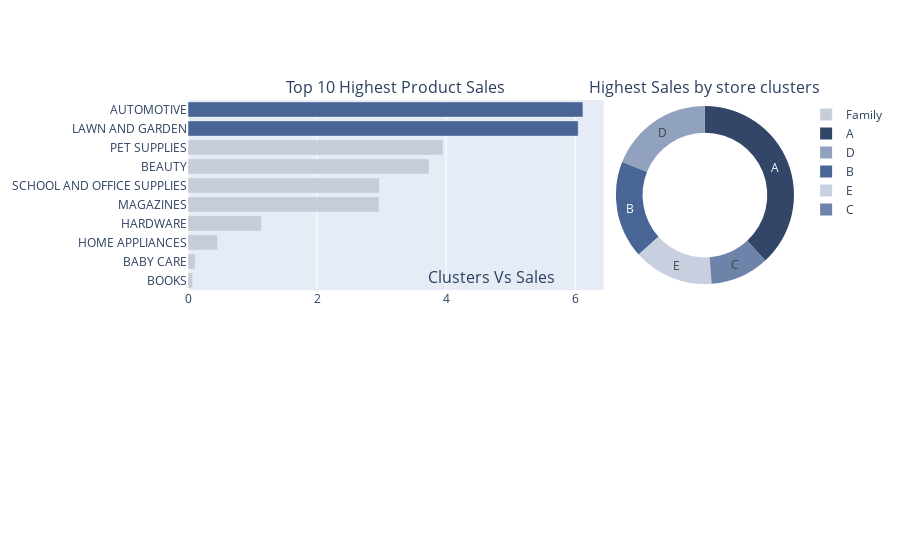

Here is the notebook cell this chart was saved with:
### Code cell
# chart color
data_fa_sa['color'] = '#496595'
data_fa_sa['color'][:-2] = '#c6ccd8'
data_cl_sa['color'] = '#c6ccd8'

fig = make_subplots(rows=2, cols=2, 
                    specs=[[{"type": "bar"}, {"type": "pie"}],
                           [{"colspan": 2}, None]],
                    column_widths=[0.7, 0.3], vertical_spacing=0, horizontal_spacing=0.02,
                    subplot_titles=("Top 10 Highest Product Sales", "Highest Sales by store clusters", "Clusters Vs Sales"))


fig.add_trace(go.Bar(x=data_fa_sa['sales'], y=data_fa_sa['family'], marker=dict(color= data_fa_sa['color']),
                     name='Family', orientation='h'), 
                     row=1, col=1)


fig.add_trace(go.Pie(values=data_sa_type_store['sales'], labels=data_sa_type_store['type_x'], name='Store type',
                     marker=dict(colors=['#334668','#496595','#6D83AA','#91A2BF','#C8D0DF']), hole=0.7,
                     hoverinfo='label+percent+value', textinfo='label'), 
                    row=1, col=2)

### Figure 1 — Plotly figure (JSON) as saved in the notebook; plotly's stock layout.template omitted (floating-point values rounded to 4 significant figures)
{"data": [{"marker": {"color": ["#c6ccd8", "#c6ccd8", "#c6ccd8", "#c6ccd8", "#c6ccd8", "#c6ccd8", "#c6ccd8", "#c6ccd8", "#496595", "#496595"]}, "name": "Family", "orientation": "h", "type": "bar", "x": [0.07066, 0.1116, 0.4573, 1.14, 2.96, 2.965, 3.734, 3.95, 6.046, 6.12], "xaxis": "x", "y": ["BOOKS", "BABY CARE", "HOME APPLIANCES", "HARDWARE", "MAGAZINES", "SCHOOL AND OFFICE SUPPLIES", "BEAUTY", "PET SUPPLIES", "LAWN AND GARDEN", "AUTOMOTIVE"], "yaxis": "y"}, {"domain": {"x": [0.706, 1], "y": [0.5, 1]}, "hole": 0.7, "hoverinfo": "label+percent+value", "labels": ["A", "B", "C", "D", "E"], "marker": {"colors": ["#334668", "#496595", "#6D83AA", "#91A2BF", "#C8D0DF"]}, "name": "Store type", "textinfo": "label", "type": "pie", "values": [708.4, 328.3, 197.8, 352.1, 270.3]}], "layout": {"annotations": [{"font": {"size": 16}, "showarrow": false, "text": "Top 10 Highest Product Sales", "x": 0.343, "xanchor": "center", "xref": "paper", "y": 1, "yanchor": "bottom", "yref": "paper"}, {"font": {"size": 16}, "showarrow": false, "text": "Highest Sales by store clusters", "x": 0.853, "xanchor": "center", "xref": "paper", "y": 1, "yanchor": "bottom", "yref": "paper"}, {"font": {"size": 16}, "showarrow": false, "text": "Clusters Vs Sales", "x": 0.5, "xanchor": "center", "xref": "paper", "y": 0.5, "yanchor": "bottom", "yref": "paper"}], "xaxis": {"anchor": "y", "domain": [0, 0.686]}, "xaxis2": {"anchor": "y2", "domain": [0, 1]}, "yaxis": {"anchor": "x", "domain": [0.5, 1]}, "yaxis2": {"anchor": "x2", "domain": [0, 0.5]}}}
